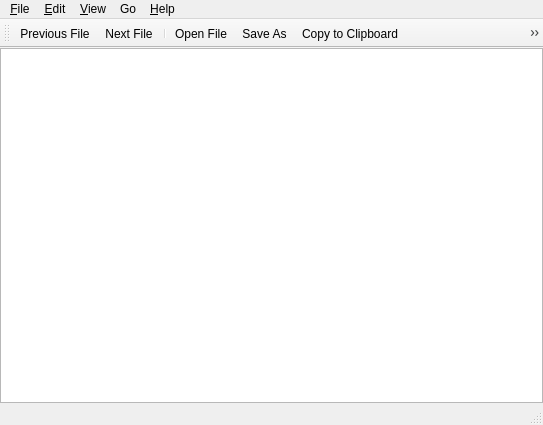
<?xml version="1.0" encoding="UTF-8"?>
<ui version="4.0">
 <class>MainWindow</class>
 <widget class="QMainWindow" name="MainWindow">
  <property name="geometry">
   <rect>
    <x>0</x>
    <y>0</y>
    <width>543</width>
    <height>425</height>
   </rect>
  </property>
  <property name="windowTitle">
   <string>Image Viewer</string>
  </property>
  <property name="windowIcon">
   <iconset theme="lximage-qt">
    <normaloff>.</normaloff>.</iconset>
  </property>
  <widget class="QWidget" name="centralWidget">
   <layout class="QHBoxLayout" name="horizontalLayout">
    <property name="spacing">
     <number>0</number>
    </property>
    <property name="leftMargin">
     <number>0</number>
    </property>
    <property name="topMargin">
     <number>0</number>
    </property>
    <property name="rightMargin">
     <number>0</number>
    </property>
    <property name="bottomMargin">
     <number>0</number>
    </property>
    <item>
     <widget class="LxImage::ImageView" name="view">
      <property name="renderHints">
       <set>QPainter::Antialiasing|QPainter::HighQualityAntialiasing|QPainter::TextAntialiasing</set>
      </property>
      <property name="dragMode">
       <enum>QGraphicsView::ScrollHandDrag</enum>
      </property>
      <property name="transformationAnchor">
       <enum>QGraphicsView::AnchorUnderMouse</enum>
      </property>
     </widget>
    </item>
   </layout>
  </widget>
  <widget class="QMenuBar" name="menubar">
   <property name="geometry">
    <rect>
     <x>0</x>
     <y>0</y>
     <width>543</width>
     <height>22</height>
    </rect>
   </property>
   <widget class="QMenu" name="menu_File">
    <property name="title">
     <string>&amp;File</string>
    </property>
    <addaction name="actionNewWindow"/>
    <addaction name="actionOpenFile"/>
    <addaction name="actionOpenDirectory"/>
    <addaction name="actionScreenshot"/>
    <addaction name="actionSave"/>
    <addaction name="actionSaveAs"/>
    <addaction name="actionDelete"/>
    <addaction name="separator"/>
    <addaction name="actionFileProperties"/>
    <addaction name="actionPrint"/>
    <addaction name="separator"/>
    <addaction name="actionClose"/>
   </widget>
   <widget class="QMenu" name="menu_Help">
    <property name="title">
     <string>&amp;Help</string>
    </property>
    <addaction name="actionAbout"/>
   </widget>
   <widget class="QMenu" name="menuGo">
    <property name="title">
     <string>Go</string>
    </property>
    <addaction name="actionPrevious"/>
    <addaction name="actionNext"/>
    <addaction name="actionFirst"/>
    <addaction name="actionLast"/>
   </widget>
   <widget class="QMenu" name="menu_View">
    <property name="title">
     <string>&amp;View</string>
    </property>
    <addaction name="actionZoomIn"/>
    <addaction name="actionZoomOut"/>
    <addaction name="actionOriginalSize"/>
    <addaction name="actionZoomFit"/>
    <addaction name="separator"/>
    <addaction name="actionShowThumbnails"/>
    <addaction name="actionShowExifData"/>
    <addaction name="separator"/>
    <addaction name="actionFullScreen"/>
    <addaction name="actionSlideShow"/>
    <addaction name="separator"/>
   </widget>
   <widget class="QMenu" name="menu_Edit">
    <property name="title">
     <string>&amp;Edit</string>
    </property>
    <addaction name="actionRotateClockwise"/>
    <addaction name="actionRotateCounterclockwise"/>
    <addaction name="actionFlipHorizontal"/>
    <addaction name="actionFlipVertical"/>
    <addaction name="separator"/>
    <addaction name="actionCopy"/>
    <addaction name="actionPaste"/>
    <addaction name="separator"/>
    <addaction name="actionUpload"/>
    <addaction name="separator"/>
    <addaction name="actionPreferences"/>
   </widget>
   <addaction name="menu_File"/>
   <addaction name="menu_Edit"/>
   <addaction name="menu_View"/>
   <addaction name="menuGo"/>
   <addaction name="menu_Help"/>
  </widget>
  <widget class="QToolBar" name="toolBar">
   <property name="windowTitle">
    <string>Toolbar</string>
   </property>
   <property name="toolButtonStyle">
    <enum>Qt::ToolButtonIconOnly</enum>
   </property>
   <property name="floatable">
    <bool>false</bool>
   </property>
   <attribute name="toolBarArea">
    <enum>TopToolBarArea</enum>
   </attribute>
   <attribute name="toolBarBreak">
    <bool>false</bool>
   </attribute>
   <addaction name="actionPrevious"/>
   <addaction name="actionNext"/>
   <addaction name="separator"/>
   <addaction name="actionOpenFile"/>
   <addaction name="actionSaveAs"/>
   <addaction name="actionCopy"/>
   <addaction name="actionPaste"/>
   <addaction name="separator"/>
   <addaction name="actionRotateClockwise"/>
   <addaction name="actionRotateCounterclockwise"/>
   <addaction name="actionZoomIn"/>
   <addaction name="actionZoomOut"/>
   <addaction name="actionZoomFit"/>
   <addaction name="actionOriginalSize"/>
   <addaction name="separator"/>
   <addaction name="actionSlideShow"/>
  </widget>
  <widget class="QStatusBar" name="statusBar"/>
  <action name="actionAbout">
   <property name="icon">
    <iconset theme="help-about">
     <normaloff>.</normaloff>.</iconset>
   </property>
   <property name="text">
    <string>&amp;About</string>
   </property>
  </action>
  <action name="actionOpenFile">
   <property name="icon">
    <iconset theme="document-open">
     <normaloff>.</normaloff>.</iconset>
   </property>
   <property name="text">
    <string>&amp;Open File</string>
   </property>
   <property name="shortcut">
    <string>Ctrl+O</string>
   </property>
  </action>
  <action name="actionSave">
   <property name="icon">
    <iconset theme="document-save">
     <normaloff>.</normaloff>.</iconset>
   </property>
   <property name="text">
    <string>&amp;Save</string>
   </property>
   <property name="shortcut">
    <string>Ctrl+S</string>
   </property>
  </action>
  <action name="actionSaveAs">
   <property name="icon">
    <iconset theme="document-save-as">
     <normaloff>.</normaloff>.</iconset>
   </property>
   <property name="text">
    <string>Save &amp;As</string>
   </property>
   <property name="shortcut">
    <string>Ctrl+A</string>
   </property>
  </action>
  <action name="actionClose">
   <property name="icon">
    <iconset theme="application-exit">
     <normaloff>.</normaloff>.</iconset>
   </property>
   <property name="text">
    <string>&amp;Close</string>
   </property>
   <property name="shortcut">
    <string>Ctrl+W</string>
   </property>
  </action>
  <action name="actionZoomIn">
   <property name="icon">
    <iconset theme="zoom-in">
     <normaloff>.</normaloff>.</iconset>
   </property>
   <property name="text">
    <string>Zoom &amp;In</string>
   </property>
   <property name="shortcut">
    <string>Ctrl+=</string>
   </property>
  </action>
  <action name="actionZoomOut">
   <property name="icon">
    <iconset theme="zoom-out">
     <normaloff>.</normaloff>.</iconset>
   </property>
   <property name="text">
    <string>Zoom &amp;Out</string>
   </property>
   <property name="shortcut">
    <string>Ctrl+-</string>
   </property>
  </action>
  <action name="actionCopy">
   <property name="icon">
    <iconset theme="edit-copy">
     <normaloff>.</normaloff>.</iconset>
   </property>
   <property name="text">
    <string>&amp;Copy to Clipboard</string>
   </property>
  </action>
  <action name="actionNext">
   <property name="icon">
    <iconset theme="go-next">
     <normaloff>.</normaloff>.</iconset>
   </property>
   <property name="text">
    <string>Next File</string>
   </property>
   <property name="toolTip">
    <string>Next File</string>
   </property>
   <property name="shortcut">
    <string>PgDown</string>
   </property>
  </action>
  <action name="actionPrevious">
   <property name="icon">
    <iconset theme="go-previous">
     <normaloff>.</normaloff>.</iconset>
   </property>
   <property name="text">
    <string>Previous File</string>
   </property>
   <property name="toolTip">
    <string>Previous File</string>
   </property>
   <property name="shortcut">
    <string>PgUp</string>
   </property>
  </action>
  <action name="actionOriginalSize">
   <property name="icon">
    <iconset theme="zoom-original">
     <normaloff>.</normaloff>.</iconset>
   </property>
   <property name="text">
    <string>Original Size</string>
   </property>
   <property name="shortcut">
    <string>Ctrl+0</string>
   </property>
  </action>
  <action name="actionZoomFit">
   <property name="icon">
    <iconset theme="zoom-fit-best">
     <normaloff>.</normaloff>.</iconset>
   </property>
   <property name="text">
    <string>&amp;Fit</string>
   </property>
  </action>
  <action name="actionRotateClockwise">
   <property name="icon">
    <iconset theme="object-rotate-right">
     <normaloff>.</normaloff>.</iconset>
   </property>
   <property name="text">
    <string>&amp;Rotate Clockwise</string>
   </property>
   <property name="shortcut">
    <string>R</string>
   </property>
  </action>
  <action name="actionRotateCounterclockwise">
   <property name="icon">
    <iconset theme="object-rotate-left">
     <normaloff>.</normaloff>.</iconset>
   </property>
   <property name="text">
    <string>Rotate &amp;Counterclockwise</string>
   </property>
   <property name="shortcut">
    <string>L</string>
   </property>
  </action>
  <action name="actionPreferences">
   <property name="text">
    <string>P&amp;references</string>
   </property>
  </action>
  <action name="actionPrint">
   <property name="text">
    <string>&amp;Print</string>
   </property>
   <property name="shortcut">
    <string>Ctrl+P</string>
   </property>
  </action>
  <action name="actionFirst">
   <property name="icon">
    <iconset theme="go-first">
     <normaloff>.</normaloff>.</iconset>
   </property>
   <property name="text">
    <string>First File</string>
   </property>
   <property name="shortcut">
    <string>Home</string>
   </property>
  </action>
  <action name="actionLast">
   <property name="icon">
    <iconset theme="go-last">
     <normaloff>.</normaloff>.</iconset>
   </property>
   <property name="text">
    <string>Last File</string>
   </property>
   <property name="shortcut">
    <string>End</string>
   </property>
  </action>
  <action name="actionNewWindow">
   <property name="icon">
    <iconset theme="document-new">
     <normaloff>.</normaloff>.</iconset>
   </property>
   <property name="text">
    <string>&amp;New Window</string>
   </property>
   <property name="shortcut">
    <string>Ctrl+N</string>
   </property>
  </action>
  <action name="actionFlipHorizontal">
   <property name="text">
    <string>Flip &amp;Horizontally</string>
   </property>
   <property name="shortcut">
    <string>H</string>
   </property>
  </action>
  <action name="actionScreenshot">
   <property name="icon">
    <iconset theme="camera-photo">
     <normaloff>.</normaloff>.</iconset>
   </property>
   <property name="text">
    <string>Capture Screenshot</string>
   </property>
  </action>
  <action name="actionFullScreen">
   <property name="checkable">
    <bool>true</bool>
   </property>
   <property name="text">
    <string>F&amp;ull Screen</string>
   </property>
   <property name="shortcut">
    <string>F11</string>
   </property>
  </action>
  <action name="actionFlipVertical">
   <property name="text">
    <string>Flip &amp;Vertically</string>
   </property>
   <property name="shortcut">
    <string>V</string>
   </property>
  </action>
  <action name="actionPaste">
   <property name="icon">
    <iconset theme="edit-paste">
     <normaloff>.</normaloff>.</iconset>
   </property>
   <property name="text">
    <string>&amp;Paste from Clipboard</string>
   </property>
  </action>
  <action name="actionSlideShow">
   <property name="checkable">
    <bool>true</bool>
   </property>
   <property name="icon">
    <iconset theme="media-playback-start">
     <normaloff>.</normaloff>.</iconset>
   </property>
   <property name="text">
    <string>&amp;Slide Show</string>
   </property>
  </action>
  <action name="actionDelete">
   <property name="icon">
    <iconset theme="edit-delete">
     <normaloff>.</normaloff>.</iconset>
   </property>
   <property name="text">
    <string>&amp;Delete</string>
   </property>
   <property name="shortcut">
    <string>Del</string>
   </property>
  </action>
  <action name="actionShowThumbnails">
   <property name="checkable">
    <bool>true</bool>
   </property>
   <property name="text">
    <string>Show Thumbnails</string>
   </property>
   <property name="shortcut">
    <string>T</string>
   </property>
  </action>
  <action name="actionFileProperties">
   <property name="text">
    <string>File Properties</string>
   </property>
  </action>
  <action name="actionOpenDirectory">
   <property name="icon">
    <iconset theme="document-open">
     <normaloff>.</normaloff>.</iconset>
   </property>
   <property name="text">
    <string>Open &amp;Directory</string>
   </property>
   <property name="shortcut">
    <string>Ctrl+D</string>
   </property>
  </action>
  <action name="actionUpload">
   <property name="icon">
    <iconset theme="upload-media">
     <normaloff>.</normaloff>.</iconset>
   </property>
   <property name="text">
    <string>Upload</string>
   </property>
   <property name="toolTip">
    <string>Upload the image</string>
   </property>
  </action>
  <action name="actionShowExifData">
   <property name="checkable">
    <bool>true</bool>
   </property>
   <property name="text">
    <string>Show EXIF Data</string>
   </property>
  </action>
 </widget>
 <customwidgets>
  <customwidget>
   <class>LxImage::ImageView</class>
   <extends>QGraphicsView</extends>
   <header>imageview.h</header>
  </customwidget>
 </customwidgets>
 <resources/>
 <connections/>
</ui>
